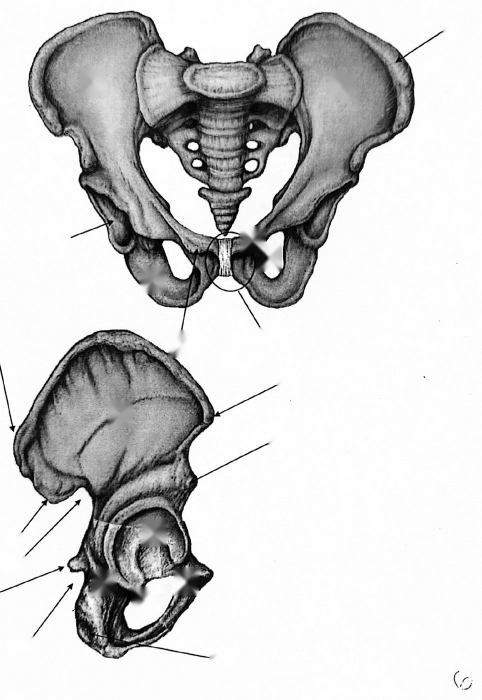
#> input picture img/clean/pelvis.jpg, 964 x 1400 px, found by its file name (shown at 1/2 size)
$ python build_clean.py ../../img/clean/pelvis.jpg ../../img/clean/scapula.jpg
#> lines starting #> are read from the running program, lines starting #| are printed output that depends on the picture; after the words box and inside, x2 and y2 are one past the last pixel; in counts of white or black regions, pixels touching at a corner belong together
"""Paint out the printed labels on each handout image (for the Find-it mode)."""
import cv2, numpy as np, sys, os
from diagram_coords import COORDS
src, out = sys.argv[1], sys.argv[2]
os.makedirs(out, exist_ok=True)
for name, items in COORDS.items():
    im = cv2.imread(f"{src}/{name}.jpg")
#> im is the input picture: shape (1400, 964, 3); min 0, max 255, mean 207.7
    g = cv2.cvtColor(im, cv2.COLOR_BGR2GRAY)
    H, W = g.shape
#> H = 1400; W = 964
    mask = np.zeros_like(g)
    for key, (_, glyphs) in items.items():
        wide = len(str(key)) > 1
        for x, y, on_bone in glyphs:
            if on_bone:
                hw, hh = (40 if wide else 26), 28
                cv2.rectangle(mask, (x - hw, y - hh), (x + hw, y + hh), 255, -1)
            else:
                hw, hh = (34 if wide else 22), 24
                x0, x1, y0, y1 = max(0, x - hw), min(W, x + hw), max(0, y - hh), min(H, y + hh)
                win = g[y0:y1, x0:x1] < 140
                ys, xs = np.nonzero(win)
                if len(xs):
                    cv2.rectangle(mask, (x0 + xs.min() - 5, y0 + ys.min() - 5), (x0 + xs.max() + 5, y0 + ys.max() + 5), 255, -1)
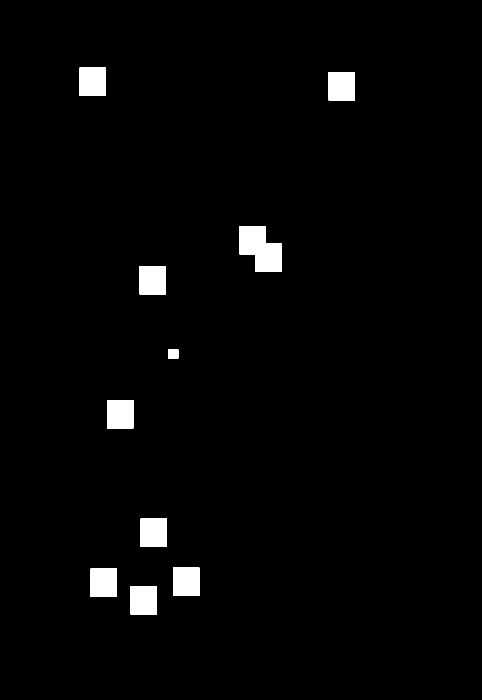
#> mask: shape (1400, 964) (shown at 1/2 size); 2.2% white; 10 white regions, largest, box (x1, y1, x2, y2) and area: (479, 452, 564, 544) 5580, (159, 135, 212, 192) 3021, (657, 144, 710, 201) 3021
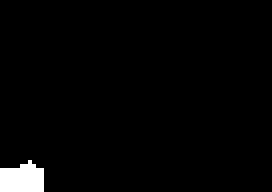
#> win: shape (48, 68) bool (shown 4 times larger); 2.2% white; 1 white region, box (x1, y1, x2, y2) and area: (0, 40, 11, 48) 71
    clean = cv2.inpaint(im, mask, 7, cv2.INPAINT_TELEA)
    cv2.imwrite(f"{out}/{name}.jpg", clean, [cv2.IMWRITE_JPEG_QUALITY, 85])
    print(name)
#> pass 2 of the loop `for name, items in COORDS.items():`:
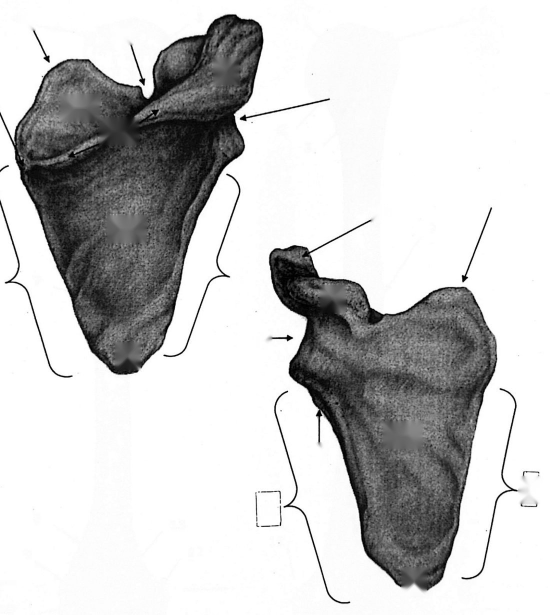
#> input picture img/clean/scapula.jpg, 1100 x 1229 px, found by its file name (shown at 1/2 size)
#> im is the input picture: shape (1229, 1100, 3); min 0, max 255, mean 202.8
#> g: shape (1229, 1100)
#> after the loop `for key, (_, glyphs) in items.items():`:
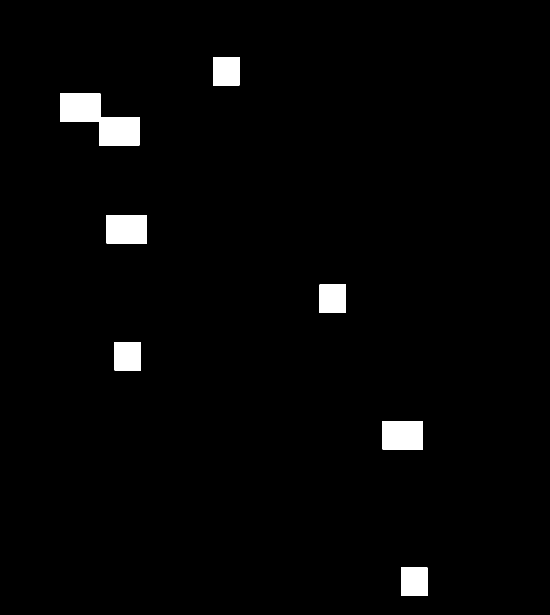
#> mask: shape (1229, 1100) (shown at 1/2 size); 2.3% white; 7 white regions, largest, box (x1, y1, x2, y2) and area: (120, 187, 279, 291) 9204, (213, 430, 294, 487) 4617, (765, 842, 846, 899) 4617
#> clean: shape (1229, 1100, 3)
